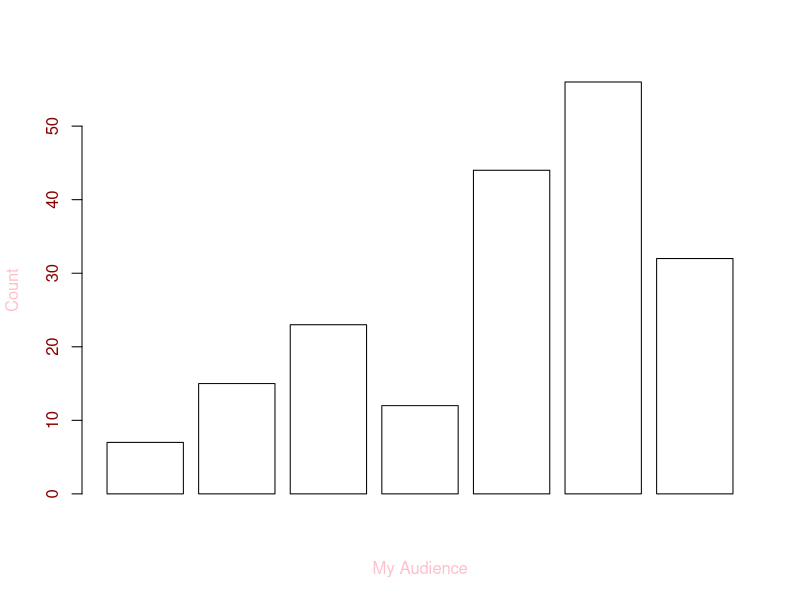

R code for this plot:
x <- c(7,15,23,12,44,56,32)

png(file = "barplot.png")



dev.off()
barplot(x, xlab = "My Audience",
        ylab = "Count", col="white",
        col.axis = "darkred",
        col.lab = "pink")
